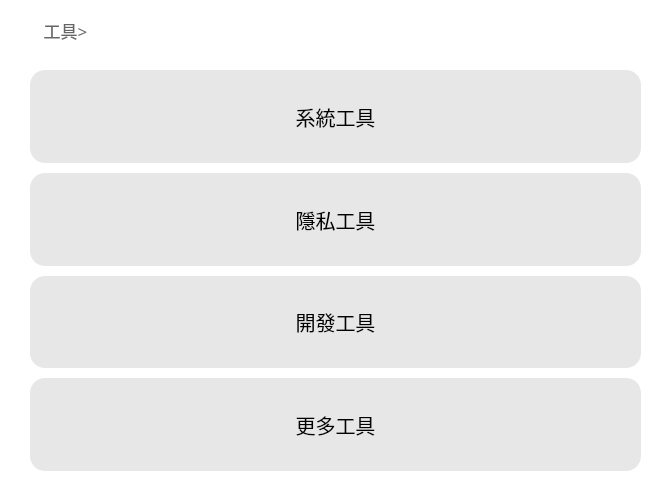
    <widget class="QWidget" name="Tools_widget" native="true">
     <property name="geometry">
      <rect>
       <x>170</x>
       <y>50</y>
       <width>671</width>
       <height>481</height>
      </rect>
     </property>
     <property name="font">
      <font>
       <family>Microsoft YaHei</family>
       <pointsize>11</pointsize>
       <stylestrategy>PreferAntialias</stylestrategy>
      </font>
     </property>
     <property name="styleSheet">
      <string notr="true">background-color:rgba(255, 255, 255,240);</string>
     </property>
     <widget class="QWidget" name="verticalLayoutWidget_2">
      <property name="geometry">
       <rect>
        <x>20</x>
        <y>60</y>
        <width>631</width>
        <height>421</height>
       </rect>
      </property>
      <layout class="QVBoxLayout" name="Tools_verticalLayout">
       <property name="spacing">
        <number>10</number>
       </property>
       <property name="leftMargin">
        <number>10</number>
       </property>
       <property name="topMargin">
        <number>10</number>
       </property>
       <property name="rightMargin">
        <number>10</number>
       </property>
       <property name="bottomMargin">
        <number>10</number>
       </property>
       <item>
        <widget class="QPushButton" name="System_Tools_Button">
         <property name="sizePolicy">
          <sizepolicy hsizetype="Minimum" vsizetype="Minimum">
           <horstretch>0</horstretch>
           <verstretch>0</verstretch>
          </sizepolicy>
         </property>
         <property name="font">
          <font>
           <family>Microsoft YaHei</family>
           <pointsize>15</pointsize>
           <stylestrategy>PreferAntialias</stylestrategy>
          </font>
         </property>
         <property name="focusPolicy">
          <enum>Qt::StrongFocus</enum>
         </property>
         <property name="styleSheet">
          <string notr="true">QPushButton
{
	border:none;
	background-color:rgba(50,50,50,30);
	border-radius: 15px;
}
QPushButton:hover
{
    background-color:rgba(50, 50, 50,65);
}
QPushButton:pressed
{
    background-color:rgba(40, 40, 40,70);
}</string>
         </property>
         <property name="text">
          <string>系統工具</string>
         </property>
         <property name="iconSize">
          <size>
           <width>16</width>
           <height>16</height>
          </size>
         </property>
         <property name="checkable">
          <bool>false</bool>
         </property>
        </widget>
       </item>
       <item>
        <widget class="QPushButton" name="Privacy_Tools_Button">
         <property name="sizePolicy">
          <sizepolicy hsizetype="Minimum" vsizetype="Minimum">
           <horstretch>0</horstretch>
           <verstretch>0</verstretch>
          </sizepolicy>
         </property>
         <property name="font">
          <font>
           <family>Microsoft YaHei</family>
           <pointsize>15</pointsize>
           <stylestrategy>PreferAntialias</stylestrategy>
          </font>
         </property>
         <property name="focusPolicy">
          <enum>Qt::StrongFocus</enum>
         </property>
         <property name="styleSheet">
          <string notr="true">QPushButton
{
	border:none;
	background-color:rgba(50,50,50,30);
	border-radius: 15px;
}
QPushButton:hover
{
    background-color:rgba(50, 50, 50,65);
}
QPushButton:pressed
{
    background-color:rgba(40, 40, 40,70);
}</string>
         </property>
         <property name="text">
          <string>隱私工具</string>
         </property>
         <property name="iconSize">
          <size>
           <width>16</width>
           <height>16</height>
          </size>
         </property>
         <property name="checkable">
          <bool>false</bool>
         </property>
        </widget>
       </item>
       <item>
        <widget class="QPushButton" name="Develop_Tools_Button">
         <property name="sizePolicy">
          <sizepolicy hsizetype="Minimum" vsizetype="Minimum">
           <horstretch>0</horstretch>
           <verstretch>0</verstretch>
          </sizepolicy>
         </property>
         <property name="font">
          <font>
           <family>Microsoft YaHei</family>
           <pointsize>15</pointsize>
           <stylestrategy>PreferAntialias</stylestrategy>
          </font>
         </property>
         <property name="focusPolicy">
          <enum>Qt::StrongFocus</enum>
         </property>
         <property name="styleSheet">
          <string notr="true">QPushButton
{
	border:none;
	background-color:rgba(50,50,50,30);
	border-radius: 15px;
}
QPushButton:hover
{
    background-color:rgba(50, 50, 50,65);
}
QPushButton:pressed
{
    background-color:rgba(40, 40, 40,70);
}</string>
         </property>
         <property name="text">
          <string>開發工具</string>
         </property>
         <property name="iconSize">
          <size>
           <width>16</width>
           <height>16</height>
          </size>
         </property>
         <property name="checkable">
          <bool>false</bool>
         </property>
        </widget>
       </item>
       <item>
        <widget class="QPushButton" name="More_Tools_Button">
         <property name="sizePolicy">
          <sizepolicy hsizetype="Minimum" vsizetype="Minimum">
           <horstretch>0</horstretch>
           <verstretch>0</verstretch>
          </sizepolicy>
         </property>
         <property name="font">
          <font>
           <family>Microsoft YaHei</family>
           <pointsize>15</pointsize>
           <stylestrategy>PreferAntialias</stylestrategy>
          </font>
         </property>
         <property name="focusPolicy">
          <enum>Qt::StrongFocus</enum>
         </property>
         <property name="styleSheet">
          <string notr="true">QPushButton
{
	border:none;
	background-color:rgba(50,50,50,30);
	border-radius: 15px;
}
QPushButton:hover
{
    background-color:rgba(50, 50, 50,65);
}
QPushButton:pressed
{
    background-color:rgba(40, 40, 40,70);
}</string>
         </property>
         <property name="text">
          <string>更多工具</string>
         </property>
         <property name="iconSize">
          <size>
           <width>16</width>
           <height>16</height>
          </size>
         </property>
         <property name="checkable">
          <bool>false</bool>
         </property>
        </widget>
       </item>
      </layout>
     </widget>
     <widget class="QPushButton" name="More_Tools_Back_Button">
      <property name="geometry">
       <rect>
        <x>10</x>
        <y>10</y>
        <width>111</width>
        <height>41</height>
       </rect>
      </property>
      <property name="sizePolicy">
       <sizepolicy hsizetype="Minimum" vsizetype="Minimum">
        <horstretch>0</horstretch>
        <verstretch>0</verstretch>
       </sizepolicy>
      </property>
      <property name="font">
       <font>
        <family>Microsoft YaHei</family>
        <pointsize>13</pointsize>
        <stylestrategy>PreferAntialias</stylestrategy>
       </font>
      </property>
      <property name="focusPolicy">
       <enum>Qt::StrongFocus</enum>
      </property>
      <property name="styleSheet">
       <string notr="true">QPushButton
{
	border:none;
	background-color:rgba(0,0,0,0);
	color:rgba(60,60,60,200);
}
</string>
      </property>
      <property name="text">
       <string>工具&gt;</string>
      </property>
      <property name="iconSize">
       <size>
        <width>20</width>
        <height>20</height>
       </size>
      </property>
      <property name="checkable">
       <bool>false</bool>
      </property>
     </widget>
    </widget>
